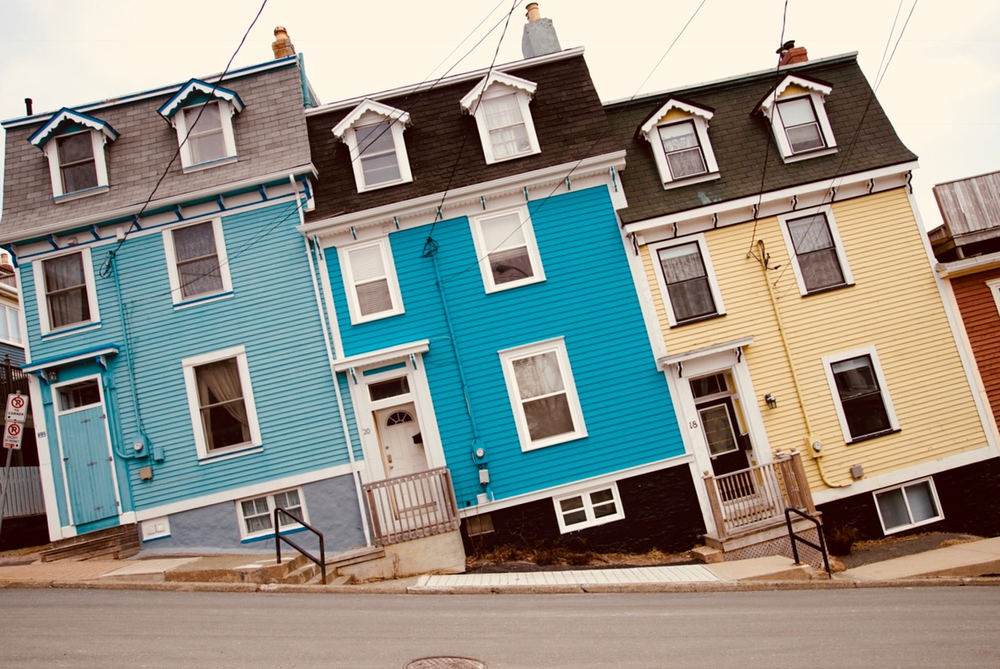
#> input picture raspberry/cv/image.png, 1000 x 669 px, shrunk from 1280 x 856 before the run
$ python negative.py
#> lines starting #> are read from the running program, lines starting #| are printed output that depends on the picture
# -*- coding: utf-8 -*-
"""
Created on Tue Mar 26 00:18:29 2019

@author: arnulfo
"""
from PIL import Image

im = Image.open('image.png')
#> im is the input picture: PIL image 1000x669 RGB; mean R, G, B 147.5, 147.2, 138.6
rgb_im = im.convert('RGB')
width, height = im.size
#> width = 1000; height = 669
out = Image.new('RGB', (width, height))
#> out: PIL image 1000x669 RGB; every value is 0
for row in range(height):
    for col in range(width):
        r, g, b = rgb_im.getpixel((col, row))
        out.putpixel((col, row), (255 - r, 255 - g, 255 - b))
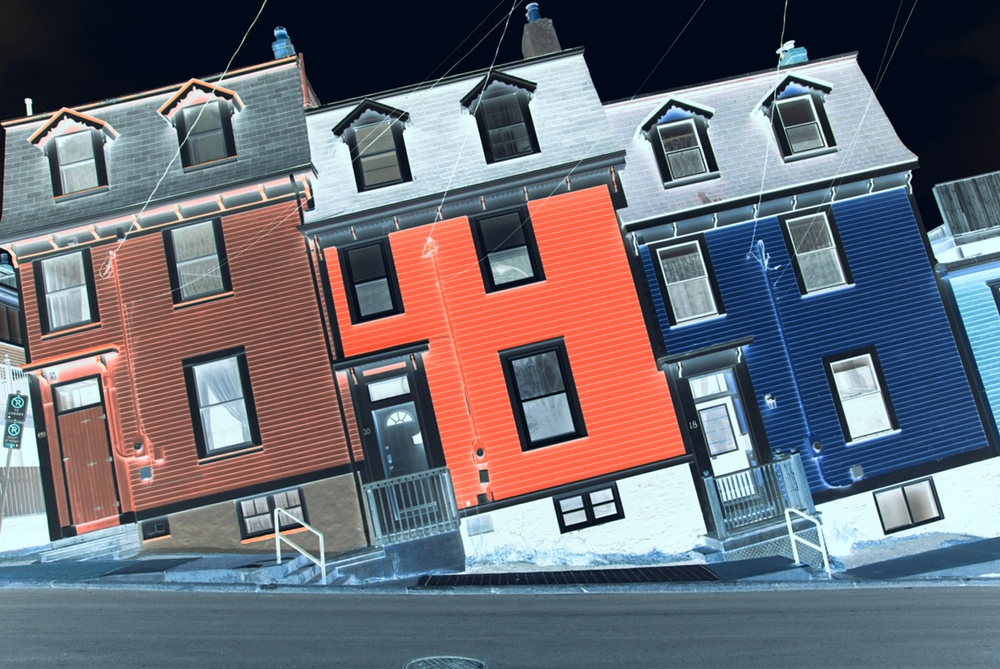
#> out: PIL image 1000x669 RGB; mean R, G, B 107.5, 107.8, 116.4
out.save("negative.png")

$ run again, with raspberry/cv/puppy.bmp saved as raspberry/cv/image.png
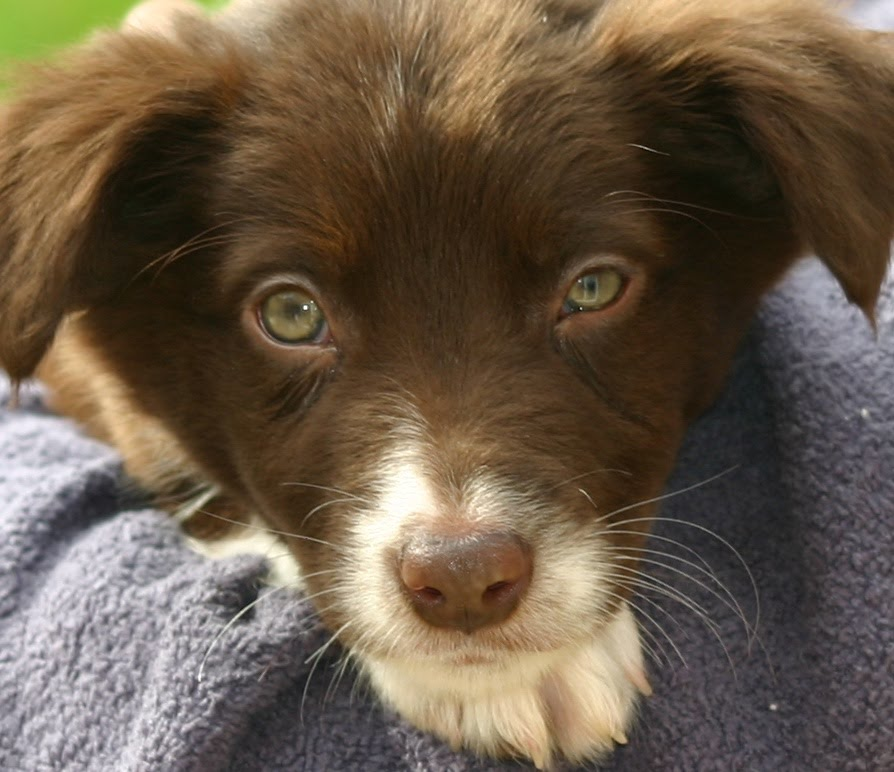
#> input picture raspberry/cv/puppy.bmp, 894 x 772 px
#> im is the input picture: PIL image 894x772 RGB; mean R, G, B 105.4, 90.2, 72.8
#> after the loop `for row in range(height):`:
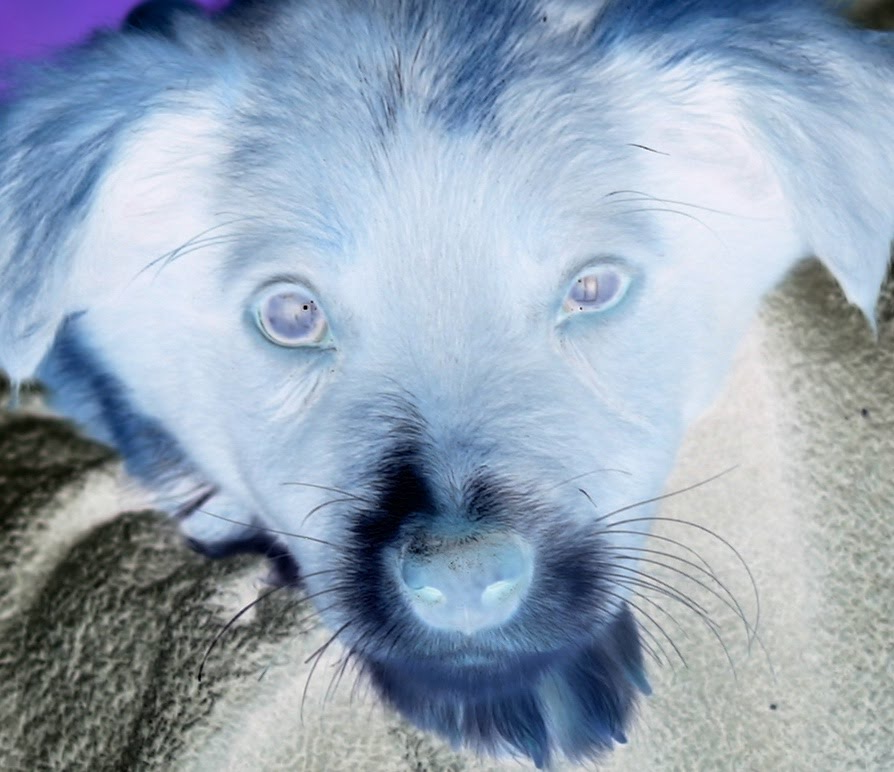
#> out: PIL image 894x772 RGB; mean R, G, B 149.6, 164.8, 182.2
